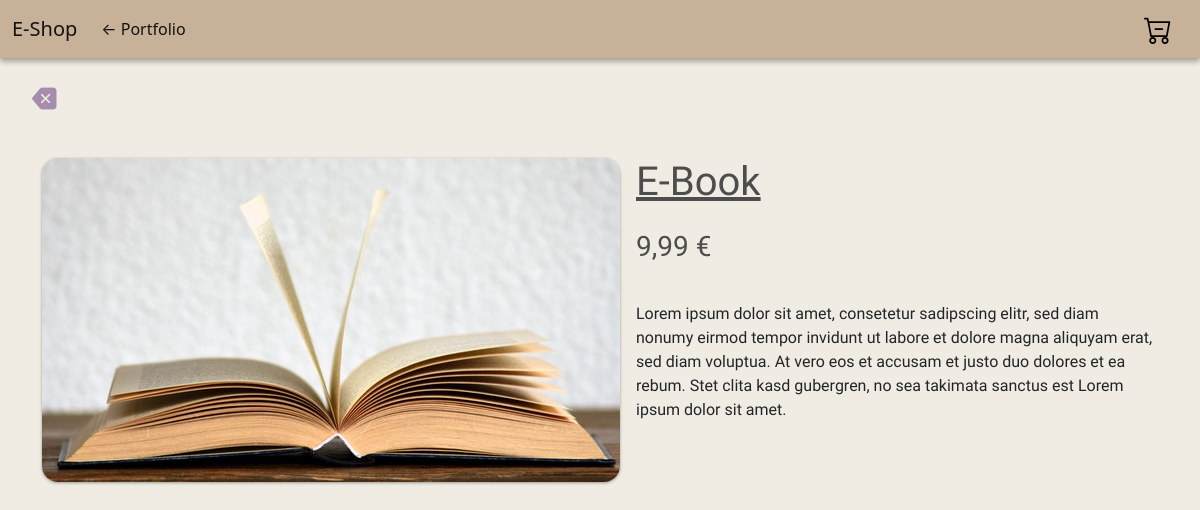
Screenshot of /app-ecommerce/object/1/ with the database file from the repository.
### app_ecommerce/models.py (models this page shows, shortened)
class Product(models.Model):
    name = models.CharField(max_length=200)
    price = models.DecimalField(max_digits=7, decimal_places=2)
    digital = models.BooleanField(default=False, null=True, blank=True)
    image = models.ImageField(null=True, blank=True)

### app_ecommerce/views.py (the view)
# urls.py: path('object/<int:pk>/', views.object, name="object"),
def object(request, pk):
    qs = Product.objects.get(id=pk)
    return render(request, f'{TEMPLATE_URL}/object.html', {'obj': qs})

### app_ecommerce/templates/app_ecommerce/object.html (shortened to what this page needs)
{% extends 'frontend/base.html' %}
{% load static %}
{% block link %}
    <link rel="stylesheet" type="text/css" href="{% static 'css/app_ecommerce/index.css' %}">
    <link rel="stylesheet" type="text/css" href="{% static 'css/app_ecommerce/object.css' %}">
{% endblock link %}
{% block content %}
    {% include 'app_ecommerce/navbar.html' %}
    <a href="{% url 'store' %}" id="link-backwards">
        <i class="bi bi-backspace-fill"></i>
    </a>
    <div class="container">
        <div class="grid-container-object">
            <div class="tile-image">
                <img id="featured" src="{{ obj.image.url }}" alt="img">
            </div>
            <div class="tile-header">
                <h1>{{ obj.name }}</h1>
            </div>
            <div class="tile-price">
                <h3>{{ obj.price }} €</h3>
            </div>
            <div class="tile-description">
                <p>
                    Lorem ipsum dolor sit amet, consetetur sadipscing elitr, sed diam nonumy eirmod tempor invidunt ut
                    labore et dolore magna aliquyam erat, sed diam voluptua. At vero eos et accusam et justo duo
                    dolores et ea rebum. Stet clita kasd gubergren, no sea takimata sanctus est Lorem ipsum dolor sit
                    amet.
                </p>
            </div>
        </div>
    </div>
{% endblock content %}

### static/css/base.css (style rules this page uses)
:root { --color-light-beige: #F0ECE3; --color-mid-beige: #DFD3C3; --color-dark-beige: #C7B198; --color-mid-purple: #A68DAD; --google-font-sora: 'Sora', sans-serif; }
body { margin: 0; padding: 0; background-color: var(--color-light-beige); }
h1, h2, h3, h4, h5, h6, p, label { font-family: var(--google-font-sora); }
.bi-backspace-fill { color: var(--color-mid-purple) !important; font-size: 25px; margin: 16px; }

### static/css/app_ecommerce/index.css (style rules this page uses)
h1, h2, h3, h4, h5, h6 { color:hsl(0, 0%, 30%); }

### static/css/app_ecommerce/object.css (style rules this page uses)
body { position: relative; }
.grid-container-object { display: grid; grid-template-columns: 1fr 1fr; grid-template-rows: 1fr 1fr 8fr; gap: 16px; grid-template-areas: "tile-image tile-header" "tile-image tile-price" "tile-image tile-description"; }
.tile-image { grid-area: tile-image; }
.tile-header { grid-area: tile-header; }
.tile-price { grid-area: tile-price; }
.tile-description { grid-area: tile-description; }
#link-backwards { position: absolute; top: 80px; left: 16px; }
.container { margin-top: 100px; }
.grid-container-object { z-index: 1; position: relative; }
.grid-container-object > .tile-image > img { border-radius: 16px; box-shadow: rgba(60, 64, 67, 0.3) 0px 1px 2px 0px, rgba(60, 64, 67, 0.15) 0px 1px 3px 1px; }
.grid-container-object > .tile-header > h1 { text-decoration: underline; }

### rows the page displays
Product: image (picture), name "E-Book", price "9,99"
